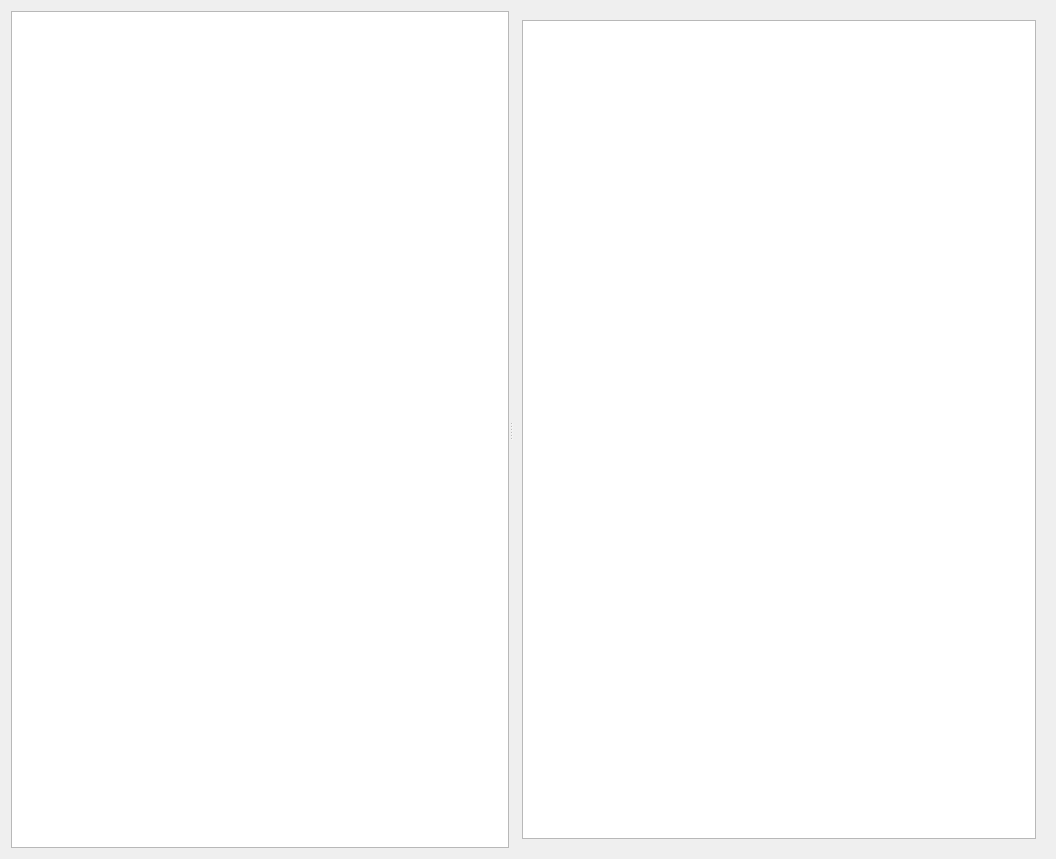
<?xml version="1.0" encoding="UTF-8"?>
<ui version="4.0">
 <class>FrameDataListView</class>
 <widget class="QWidget" name="FrameDataListView">
  <property name="geometry">
   <rect>
    <x>0</x>
    <y>0</y>
    <width>1056</width>
    <height>859</height>
   </rect>
  </property>
  <property name="windowTitle">
   <string>Form</string>
  </property>
  <layout class="QVBoxLayout" name="verticalLayout_5">
   <item>
    <widget class="QSplitter" name="splitter">
     <property name="orientation">
      <enum>Qt::Horizontal</enum>
     </property>
     <widget class="QTreeWidget" name="treeWidget">
      <property name="sizePolicy">
       <sizepolicy hsizetype="Expanding" vsizetype="Expanding">
        <horstretch>0</horstretch>
        <verstretch>0</verstretch>
       </sizepolicy>
      </property>
      <attribute name="headerVisible">
       <bool>false</bool>
      </attribute>
      <column>
       <property name="text">
        <string/>
       </property>
      </column>
     </widget>
     <widget class="QStackedWidget" name="stackedWidget">
      <property name="currentIndex">
       <number>0</number>
      </property>
      <widget class="QWidget" name="page_metadata">
       <layout class="QVBoxLayout" name="verticalLayout_4">
        <item>
         <widget class="QTableView" name="tableView_metadata">
          <attribute name="horizontalHeaderVisible">
           <bool>true</bool>
          </attribute>
          <attribute name="verticalHeaderVisible">
           <bool>false</bool>
          </attribute>
         </widget>
        </item>
       </layout>
      </widget>
      <widget class="QWidget" name="page_stageIDs">
       <layout class="QVBoxLayout" name="verticalLayout">
        <item>
         <widget class="QTableView" name="tableView_stageIDs">
          <attribute name="verticalHeaderVisible">
           <bool>false</bool>
          </attribute>
         </widget>
        </item>
       </layout>
      </widget>
      <widget class="QWidget" name="page_fighterIDs">
       <layout class="QVBoxLayout" name="verticalLayout_2">
        <item>
         <widget class="QTableView" name="tableView_fighterIDs">
          <attribute name="verticalHeaderVisible">
           <bool>false</bool>
          </attribute>
         </widget>
        </item>
       </layout>
      </widget>
      <widget class="QWidget" name="page_baseStatusIDs">
       <layout class="QVBoxLayout" name="verticalLayout_3">
        <item>
         <widget class="QTableView" name="tableView_baseStatusIDs">
          <attribute name="verticalHeaderVisible">
           <bool>false</bool>
          </attribute>
         </widget>
        </item>
       </layout>
      </widget>
      <widget class="QWidget" name="page_specificStatusIDs">
       <layout class="QVBoxLayout" name="verticalLayout_7">
        <item>
         <widget class="QTableView" name="tableView_specificStatusIDs">
          <attribute name="verticalHeaderVisible">
           <bool>true</bool>
          </attribute>
         </widget>
        </item>
       </layout>
      </widget>
      <widget class="QWidget" name="page_hitStatusIDs">
       <layout class="QVBoxLayout" name="verticalLayout_6">
        <item>
         <widget class="QTableView" name="tableView_hitStatusIDs">
          <attribute name="verticalHeaderVisible">
           <bool>false</bool>
          </attribute>
         </widget>
        </item>
       </layout>
      </widget>
      <widget class="QWidget" name="page_playerData">
       <layout class="QVBoxLayout" name="verticalLayout_8">
        <item>
         <widget class="QStackedWidget" name="stackedWidget_playerData"/>
        </item>
       </layout>
      </widget>
     </widget>
    </widget>
   </item>
  </layout>
 </widget>
 <resources/>
 <connections/>
</ui>
